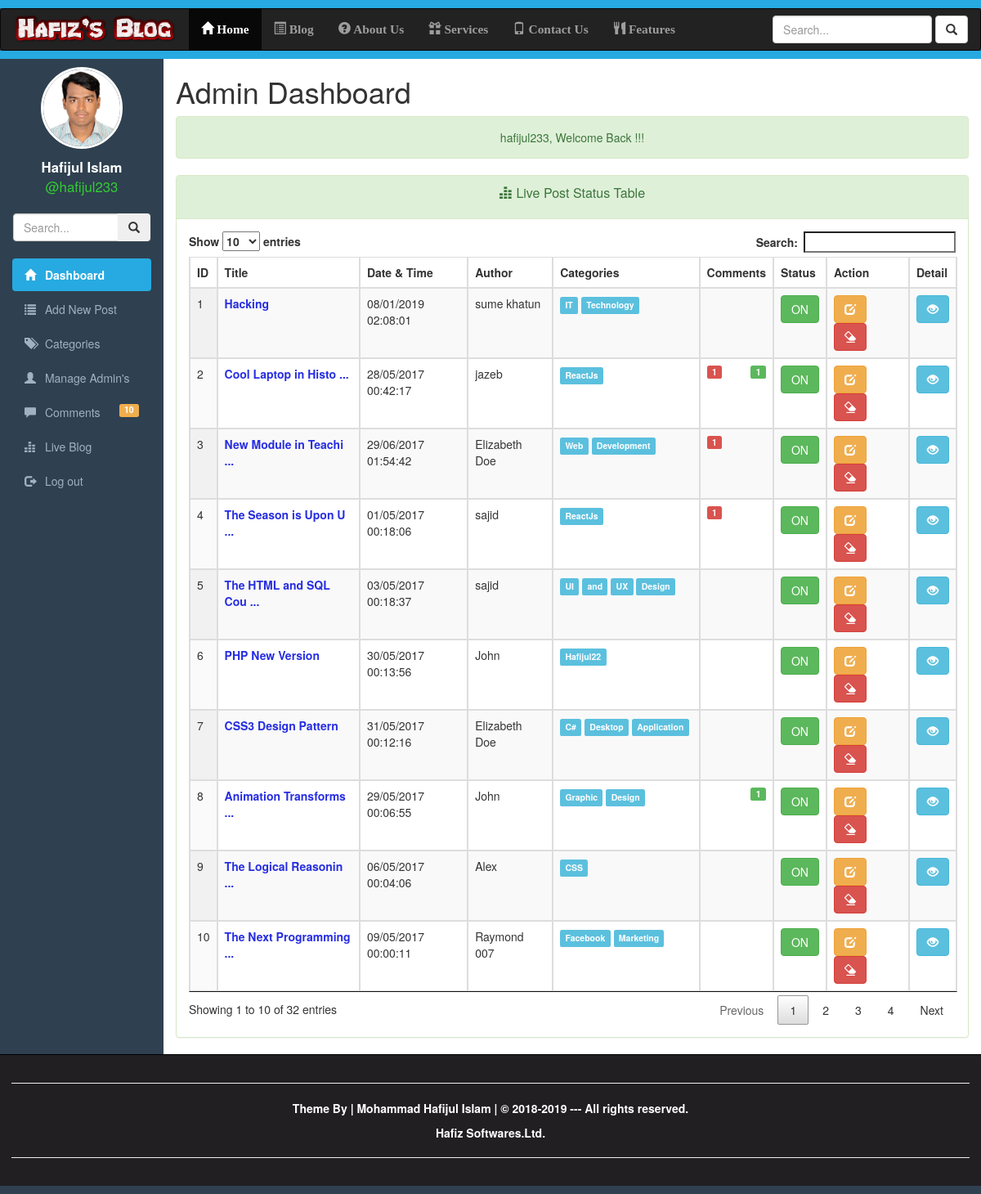
Page /dashboard.php?type=success (signed in) on the earlier database version.
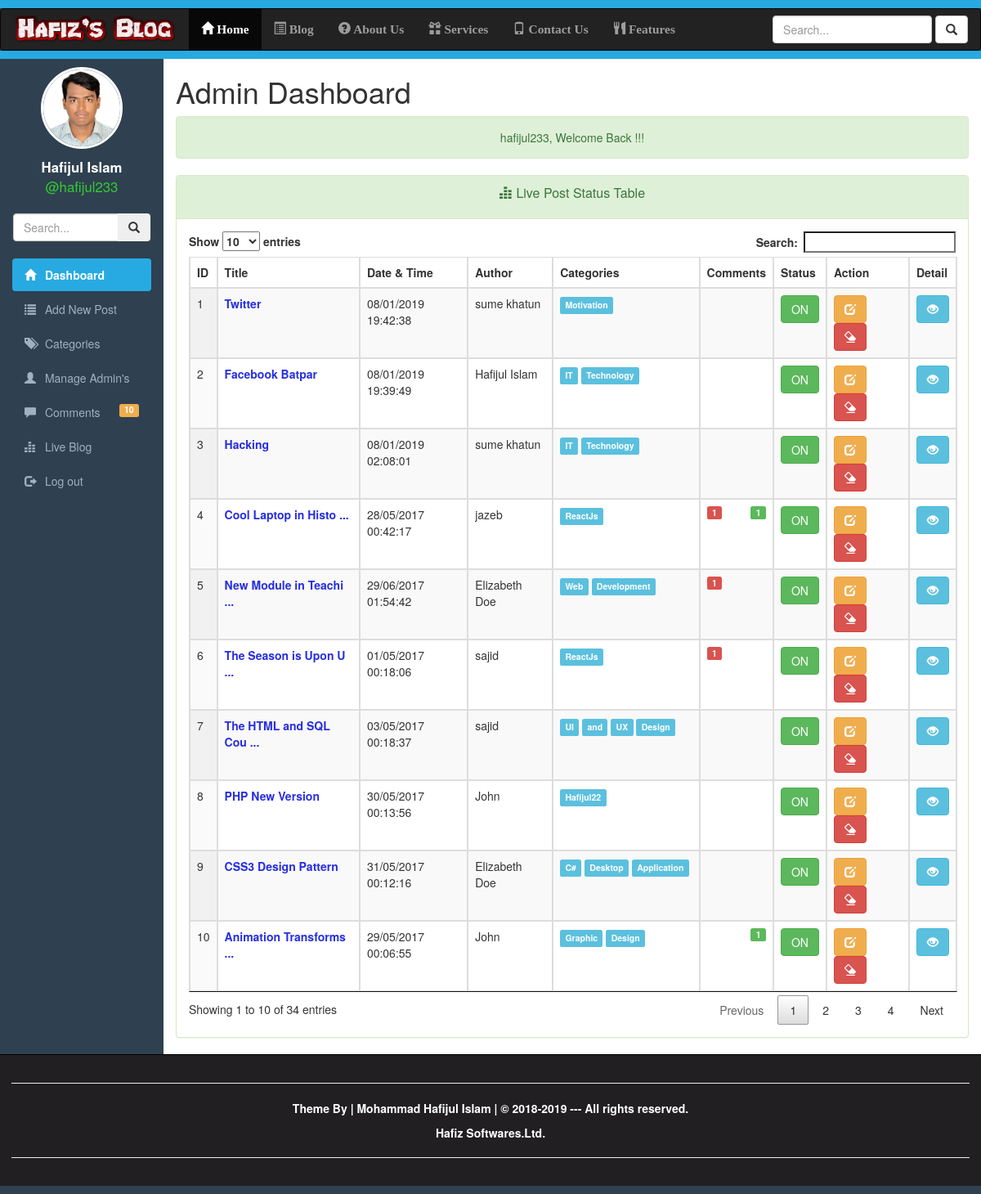
Same page on the later database version.
### tables this page shows
CREATE TABLE `userposts` (
  `id` int(10) UNSIGNED NOT NULL,
  `author` varchar(255) DEFAULT NULL,
  `categoryno` int(10) UNSIGNED NOT NULL,
  `datetime` varchar(45) DEFAULT NULL,
  `title` varchar(255) DEFAULT NULL,
  `image` text NOT NULL,
  `post` text NOT NULL,
  `created` datetime NOT NULL DEFAULT CURRENT_TIMESTAMP,
  `modified` datetime NOT NULL DEFAULT CURRENT_TIMESTAMP,
  `status` tinyint(1) UNSIGNED NOT NULL DEFAULT '0'
);

CREATE TABLE `categories` (
  `id` int(10) UNSIGNED NOT NULL,
  `name` varchar(255) NOT NULL DEFAULT '',
  `categorycreator` varchar(255) NOT NULL DEFAULT '',
  `datetime` varchar(45) NOT NULL DEFAULT '',
  `created` datetime NOT NULL DEFAULT CURRENT_TIMESTAMP,
  `modified` datetime NOT NULL DEFAULT CURRENT_TIMESTAMP ON UPDATE CURRENT_TIMESTAMP,
  `status` tinyint(1) UNSIGNED NOT NULL DEFAULT '0'
);

### dashboard.php (the view, shortened to what the changed rows need)
<?php
require_once 'utilities/dbconnection.php';
$sql = "SELECT `userposts`.`id`,`author`, `name` AS `categoryname`, `userposts`.`datetime` AS `createtime`, `title`, `image`, `post` AS `description`, `userposts`.`status` "
        . "FROM `userposts`, `categories` "
        . "WHERE `userposts`.`status` = 1 "
        . "AND `userposts`.`categoryno` = `categories`.`id` "
        . "ORDER BY `userposts`.`id` DESC ;";
$result = $conn->query($sql);
$postslist = array();
if ($result->num_rows > 0) {
    while ($row = $result->fetch_assoc()) {
        array_push($postslist, $row);
    }
} else {
    array_push($postslist, NULL);
    echo $conn->error();
}
?>
<!DOCTYPE html>
<html lang="en-US">
    <head>
        <link href="resources/css/jquery.dataTables.min.css" rel="stylesheet" type="text/css"/>
        <link href="resources/css/responsive.dataTables.min.css" rel="stylesheet" type="text/css"/>
        <link href="resources/bootstrap/css/bootstrap.min.css" rel="stylesheet" type="text/css" />
        <link href="resources/css/adminstyle.css" rel="stylesheet" type="text/css"/>
    </head>
    <body>
        <div class="wrapper">
            <div class="container-fluid">
                <div class="row">
                    <div class="col-sm-10">
                        <h1>Admin Dashboard</h1>
                        <div class="panel panel-success">
                            <div class="panel-heading">
                                <span class="panel-title">
                                </span>
                            </div>
                            <div class="panel-body">
                                <table id="postTable" class="table table-bordered table-striped table-hover display">
                                    <thead>
                                        <tr>
                                            <th>ID</th>
                                            <th>Title</th>
                                            <th>Date & Time</th>
                                            <th>Author</th>
                                            <th>Categories</th>
                                            <th>Comments</th>
                                            <th>Status</th>
                                            <th>Action</th>
                                            <th>Detail</th>
                                        </tr>
                                    </thead>
                                    <tbody>
                                        <?php
                                        if (empty($postslist)) {
                                            echo "<tr>";
                                            echo "<td colspan=\"8\"> There are no Category Found</td>";
                                            echo "</tr>";
                                        } else {
                                            $counter = 1;
                                            foreach ($postslist as $post) {
                                                echo "<tr>";
                                                echo "<td>" . $counter . "</td>";
                                                echo "<td class=\"table-post-title\" title=\"" . $post['title'] . "\">";
                                                if (strlen($post['title']) > 20)
                                                    echo substr($post['title'], 0, 20) . " ...</td>";
                                                else
                                                    echo $post['title'];
                                                echo "</td>";
                                                echo "<td>" . str_replace("-", "/", $post['createtime']) . "</td>";
                                                echo "<td>" . $post['author'] . "</td>";
                                                echo "<td>";
                                                $categories = explode(" ", $post['categoryname']);
                                                foreach ($categories as $category) {
                                                    echo "<label class=\"label label-info\">" . $category . "</label>&nbsp";
                                                }
                                                echo "</td>";
                                                echo "<td>";
                                                $postid = $post['id'];
                                                $sql = "SELECT COUNT(CASE WHEN `status` = 1 THEN 1 END) AS `approved`, COUNT(CASE WHEN `status` = 0 THEN 1 END) AS `disapproved` "
                                                        . "FROM `comments` WHERE `postid` = $postid;";
                                                $result = $conn->query($sql);
                                                if ($result->num_rows > 0) {
                                                    $status = $result->fetch_assoc();
                                                    $approved = $status['approved'];
                                                    $disapproved = $status['disapproved'];
                                                } else {
                                                    $approved = NULL;
                                                    $disapproved = NULL;
                                                }
                                                if (!empty($disapproved)) {
                                                    ?>
                                                <label class="label label-danger pull-left"><?php echo $disapproved; ?></label>
                                                <?php
                                            }
                                            if (!empty($approved)) {
                                                ?>
                                                <label class="label label-success pull-right"><?php echo $approved; ?></label>
                                                <?php
                                            }
                                            echo "</td>";
                                            if ($post['status'] == 1) {
                                                echo "<td><label class=\"btn btn-success\">ON</label></td>";
                                            } else {
                                                echo "<td><label class=\"btn btn-default\">OFF</label></td>";
                                            }
                                            ?>
                                            <td>
                                                <a href="editpost.php?id=<?php echo $post['id']; ?>"><button class="btn btn-warning"><span class="glyphicon glyphicon-edit"></span></button></a>&nbsp; &nbsp;
                                                <a href="deletepost.php?id=<?php echo $post['id']; ?>"><button class="btn btn-danger"><span class="glyphicon glyphicon-erase"></span></button></a>
                                            </td>
                                            <td>
                                                <a href="detailpost.php?id=<?php echo $post['id']; ?>" target="_blank"><button class="btn btn-info"><span class="glyphicon glyphicon-eye-open"></span></button></a>
                                            </td>
                                            <?php
                                            echo "</tr>";
                                            $counter++;
                                        }
                                    }
                                    ?>
                                    </tbody>
                                </table>
                            </div>
                        </div>
                    </div>
                </div>
            </div>
        </div>
    </body>
</html>

Differences in the rows shown:
no longer on this page (row unchanged): userposts: title "The Logical Reasonin", datetime "06/05/2017 00:04:06", author "Alex", categories.name "CSS", status "ON"
no longer on this page (row unchanged): userposts: title "The Next Programming", datetime "09/05/2017 00:00:11", author "Raymond 007", categories.name "Facebook", categories.name "Marketing", status "ON", shown under "Admin Dashboard"
added userposts: title "Twitter", datetime "08/01/2019 19:42:38", author "sume khatun", categories.name "Motivation", status "ON"
added userposts: title "Facebook Batpar", datetime "08/01/2019 19:39:49", author "Hafijul Islam", categories.name "IT", categories.name "Technology", status "ON", shown under "Admin Dashboard"
Other differences:
text written by a page script: "Show entries Search: Showing 1 to 10 of 32 entries Previous 1 2 3 4 Next" → "Show entries Search: Showing 1 to 10 of 34 entries Previous 1 2 3 4 Next"
